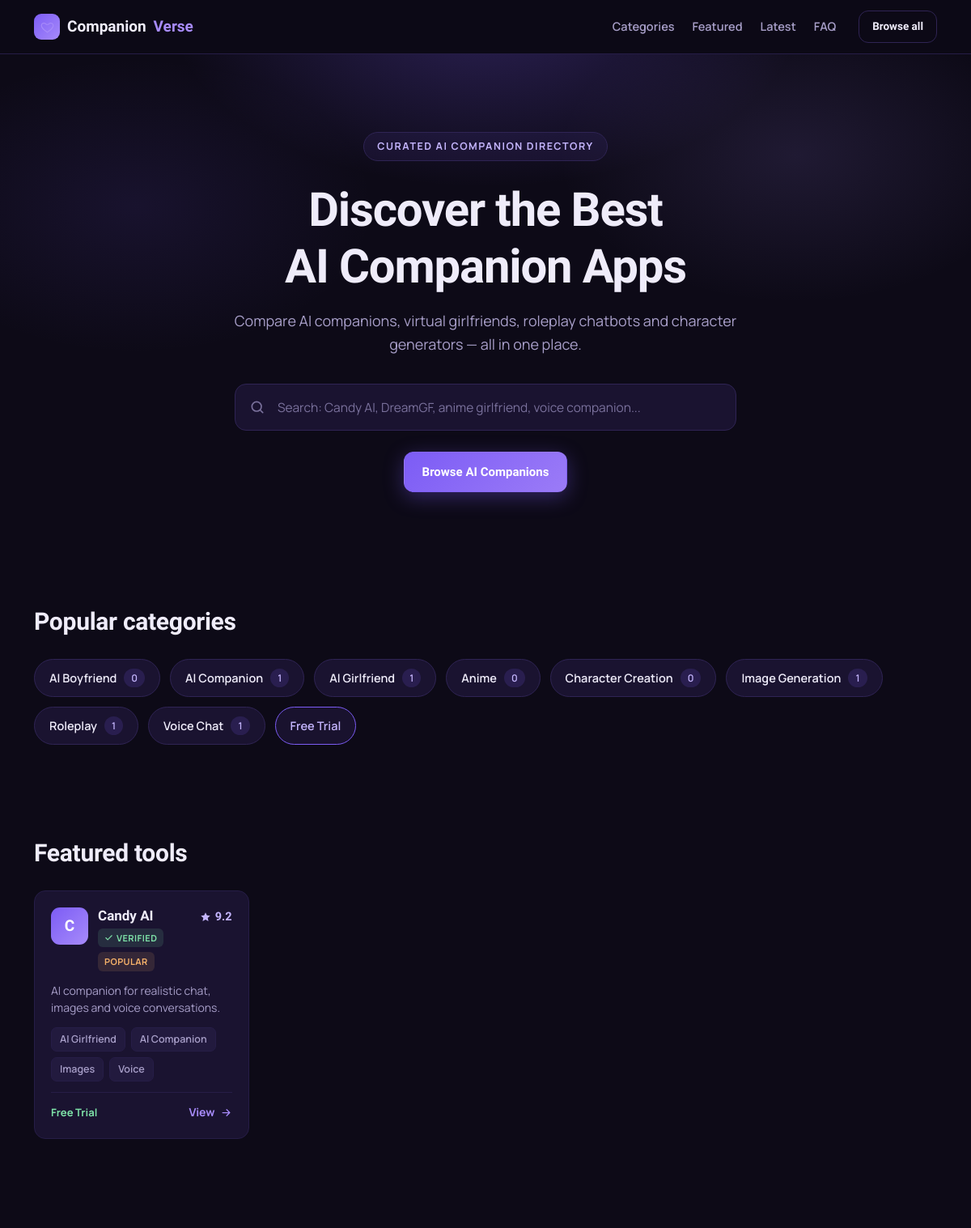
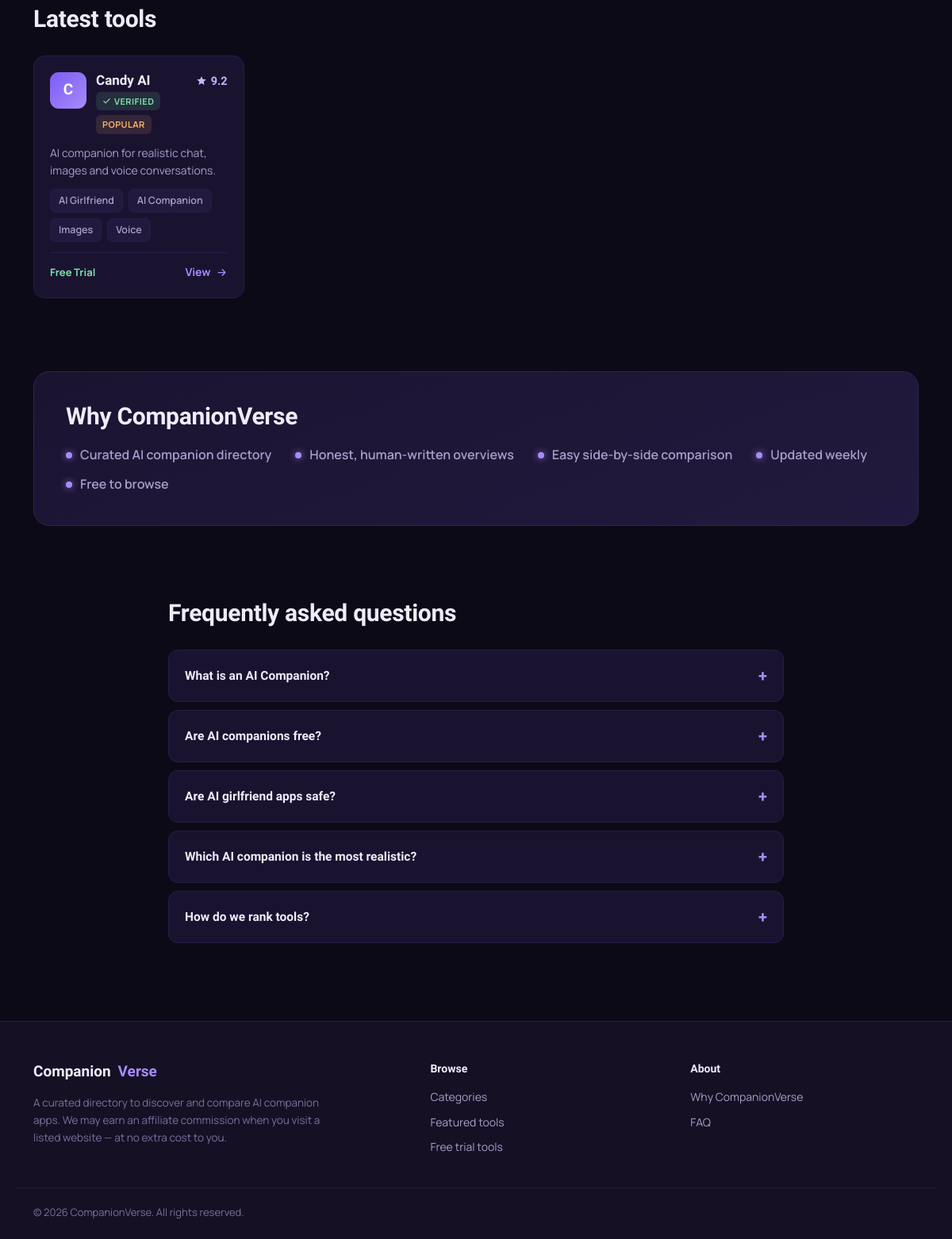
The page / on the database its author committed (2 pictures, top to bottom).
### tables this page shows
CREATE TABLE IF NOT EXISTS categories (
  id INT UNSIGNED AUTO_INCREMENT PRIMARY KEY,
  name VARCHAR(120) NOT NULL,
  slug VARCHAR(140) NOT NULL UNIQUE
);

CREATE TABLE IF NOT EXISTS tools (
  id INT UNSIGNED AUTO_INCREMENT PRIMARY KEY,
  name VARCHAR(120) NOT NULL,
  slug VARCHAR(140) NOT NULL UNIQUE,
  tagline VARCHAR(255) DEFAULT '',
  description TEXT,
  logo VARCHAR(500) DEFAULT '',
  hero_image VARCHAR(500) DEFAULT '',
  website_url VARCHAR(500) DEFAULT '',
  affiliate_link VARCHAR(500) DEFAULT '',
  editor_score DECIMAL(3,1) DEFAULT NULL,
  free_trial TINYINT(1) NOT NULL DEFAULT 0,
  featured TINYINT(1) NOT NULL DEFAULT 0,
  verified TINYINT(1) NOT NULL DEFAULT 0,
  is_new TINYINT(1) NOT NULL DEFAULT 0,
  is_popular TINYINT(1) NOT NULL DEFAULT 0,
  created_at TIMESTAMP DEFAULT CURRENT_TIMESTAMP
);

### includes/db.php (called while the page is built, shortened)
<?php
function db(): PDO {
    static $pdo = null;
    if ($pdo === null) {
        try {
            $pdo = new PDO(
                'mysql:host=' . DB_HOST . ';dbname=' . DB_NAME . ';charset=utf8mb4',
                DB_USER,
                DB_PASS,
                [
                    PDO::ATTR_ERRMODE => PDO::ERRMODE_EXCEPTION,
                    PDO::ATTR_DEFAULT_FETCH_MODE => PDO::FETCH_ASSOC,
                ]
            );
        } catch (PDOException $e) {
            http_response_code(500);
            die('Database connection failed. Check credentials in config.php');
        }
    }
    return $pdo;
}
function esc($s): string {
    return htmlspecialchars((string)$s, ENT_QUOTES, 'UTF-8');
}
function getToolBadges(int $toolId, int $limit = 5): array {
    $st = db()->prepare('SELECT label FROM badges WHERE tool_id = ? ORDER BY sort_order, id LIMIT ' . (int)$limit);
    $st->execute([$toolId]);
    return array_column($st->fetchAll(), 'label');
}
function getTools(array $opts = []): array {
    $where = [];
    $params = [];
    $join = '';
    if (!empty($opts['featured']))   $where[] = 'featured = 1';
    $sql = 'SELECT DISTINCT t.* FROM tools t' . $join;
    if ($where) $sql .= ' WHERE ' . implode(' AND ', $where);
    $sql .= ' ORDER BY t.featured DESC, t.created_at DESC';
    if (!empty($opts['limit'])) $sql .= ' LIMIT ' . (int)$opts['limit'];
    $st = db()->prepare($sql);
    $st->execute($params);
    return $st->fetchAll();
}
function getCategories(): array {
    return db()->query('SELECT c.*, (SELECT COUNT(*) FROM tool_categories tc WHERE tc.category_id = c.id) AS cnt FROM categories c ORDER BY c.name')->fetchAll();
}

### index.php (the view, shortened to what this page needs)
<?php
require_once __DIR__ . '/includes/db.php';
$featured = getTools(['featured' => 1, 'limit' => 8]);
$latest   = getTools(['limit' => 20]);
$cats     = getCategories();
require __DIR__ . '/includes/header.php';
?>
<section class="hero">
  <div class="hero-glow" aria-hidden="true"></div>
  <div class="container hero-inner">
    <span class="eyebrow">Curated AI companion directory</span>
    <h1>Discover the Best<br>AI Companion Apps</h1>
    <p class="hero-sub">Compare AI companions, virtual girlfriends, roleplay chatbots and character generators — all in one place.</p>
    <div class="hero-search">
      <svg class="search-icon" viewBox="0 0 24 24" fill="none"><circle cx="11" cy="11" r="7" stroke="currentColor" stroke-width="2"/><path d="m20 20-3.5-3.5" stroke="currentColor" stroke-width="2" stroke-linecap="round"/></svg>
      <input type="text" id="site-search" placeholder="Search: Candy AI, DreamGF, anime girlfriend, voice companion..." autocomplete="off">
    </div>
    <a class="btn btn-primary" href="#latest">Browse AI Companions</a>
  </div>
</section>
<section class="section" id="categories">
  <div class="container">
    <h2 class="section-title">Popular categories</h2>
    <div class="cat-grid">
      <?php foreach ($cats as $c): ?>
        <a class="cat-pill" href="<?= SITE_URL ?>/category.php?slug=<?= esc($c['slug']) ?>">
          <?= esc($c['name']) ?><span class="cat-count"><?= (int)$c['cnt'] ?></span>
        </a>
      <?php endforeach; ?>
      <a class="cat-pill cat-pill-accent" href="<?= SITE_URL ?>/category.php?free=1">Free Trial</a>
    </div>
  </div>
</section>
<?php if ($featured): ?>
<section class="section" id="featured">
  <div class="container">
    <h2 class="section-title">Featured tools</h2>
    <div class="tool-grid">
      <?php foreach ($featured as $t) include __DIR__ . '/includes/tool-card.php'; ?>
    </div>
  </div>
</section>
<?php endif; ?>
<section class="section" id="latest">
  <div class="container">
    <h2 class="section-title">Latest tools</h2>
    <?php if ($latest): ?>
      <div class="tool-grid">
        <?php foreach ($latest as $t) include __DIR__ . '/includes/tool-card.php'; ?>
      </div>
    <?php else: ?>
      <p class="empty-note">No tools added yet. Add your first tool in the management panel.</p>
    <?php endif; ?>
  </div>
</section>
<section class="section section-tight" id="why">
  <div class="container">
    <div class="why-box">
      <h2 class="section-title">Why CompanionVerse</h2>
      <ul class="why-list">
        <li>Curated AI companion directory</li>
        <li>Honest, human-written overviews</li>
        <li>Easy side-by-side comparison</li>
        <li>Updated weekly</li>
        <li>Free to browse</li>
      </ul>
    </div>
  </div>
</section>
<section class="section" id="faq">
  <div class="container container-narrow">
    <h2 class="section-title">Frequently asked questions</h2>
    <div class="faq-list">
      <details class="faq-item">
        <summary>What is an AI Companion?</summary>
      </details>
      <details class="faq-item">
        <summary>Are AI companions free?</summary>
      </details>
      <details class="faq-item">
        <summary>Are AI girlfriend apps safe?</summary>
      </details>
      <details class="faq-item">
        <summary>Which AI companion is the most realistic?</summary>
      </details>
      <details class="faq-item">
        <summary>How do we rank tools?</summary>
      </details>
    </div>
  </div>
</section>
<?php require __DIR__ . '/includes/footer.php'; ?>

### includes/header.php (shortened to what this page needs)
<?php
require_once __DIR__ . '/db.php';
?>
<!DOCTYPE html>
<html lang="en">
<head>
<link rel="stylesheet" href="<?= SITE_URL ?>/assets/style.css">
</head>
<body>
<header class="site-header">
  <div class="container header-inner">
    <a class="logo" href="<?= SITE_URL ?>/index.php">
      <span class="logo-mark" aria-hidden="true">
        <svg viewBox="0 0 24 24" fill="none"><path d="M12 21s-7.5-4.6-9.7-9.2C.7 8.4 2.6 5 6 5c2 0 3.4 1 4.3 2.4h3.4C14.6 6 16 5 18 5c3.4 0 5.3 3.4 3.7 6.8C19.5 16.4 12 21 12 21Z" stroke="currentColor" stroke-width="1.7" stroke-linejoin="round"/></svg>
      </span>
      Companion<span>Verse</span>
    </a>
    <nav class="main-nav">
      <a href="<?= SITE_URL ?>/index.php#categories">Categories</a>
      <a href="<?= SITE_URL ?>/index.php#featured">Featured</a>
      <a href="<?= SITE_URL ?>/index.php#latest">Latest</a>
      <a href="<?= SITE_URL ?>/index.php#faq">FAQ</a>
    </nav>
    <a class="btn btn-ghost btn-sm" href="<?= SITE_URL ?>/index.php#latest">Browse all</a>
  </div>
</header>
<main>

### includes/tool-card.php (shortened to what this page needs)
<?php
$cardBadges = getToolBadges((int)$t['id'], 4);
?>
<a class="tool-card" href="<?= SITE_URL ?>/tool.php?slug=<?= esc($t['slug']) ?>">
  <div class="tool-card-top">
    <?php if ($t['logo']): ?>
      <img class="tool-logo" src="<?= esc($t['logo']) ?>" alt="<?= esc($t['name']) ?> logo" loading="lazy">
    <?php else: ?>
      <span class="tool-logo tool-logo-fallback"><?= esc(mb_strtoupper(mb_substr($t['name'], 0, 1))) ?></span>
    <?php endif; ?>
    <div class="tool-card-title">
      <h3><?= esc($t['name']) ?></h3>
      <div class="tool-flags">
        <?php if ($t['verified']): ?><span class="flag flag-verified"><svg viewBox="0 0 24 24" fill="none"><path d="M20 6 9 17l-5-5" stroke="currentColor" stroke-width="2.4" stroke-linecap="round" stroke-linejoin="round"/></svg>Verified</span><?php endif; ?>
        <?php if ($t['is_popular']): ?><span class="flag flag-hot">Popular</span><?php endif; ?>
      </div>
    </div>
    <?php if ($t['editor_score'] !== null && $t['editor_score'] !== ''): ?>
      <span class="score"><svg viewBox="0 0 24 24" fill="currentColor"><path d="m12 2 2.9 6.3 6.9.8-5.1 4.7 1.4 6.8L12 17l-6.1 3.6 1.4-6.8L2.2 9.1l6.9-.8L12 2Z"/></svg><?= esc($t['editor_score']) ?></span>
    <?php endif; ?>
  </div>
  <p class="tool-tagline"><?= esc($t['tagline']) ?></p>
  <div class="tool-badges">
    <?php foreach ($cardBadges as $b): ?><span class="chip"><?= esc($b) ?></span><?php endforeach; ?>
  </div>
  <div class="tool-card-bottom">
    <span class="price-hint"><?= $t['free_trial'] ? 'Free Trial' : 'Paid' ?></span>
    <span class="view-link">View <svg viewBox="0 0 24 24" fill="none"><path d="M5 12h14m-6-6 6 6-6 6" stroke="currentColor" stroke-width="2" stroke-linecap="round" stroke-linejoin="round"/></svg></span>
  </div>
</a>

### includes/footer.php (shortened to what this page needs)
</main>
<footer class="site-footer">
  <div class="container footer-inner">
    <div class="footer-brand">
      <a class="logo" href="<?= SITE_URL ?>/index.php">Companion<span>Verse</span></a>
      <p>A curated directory to discover and compare AI companion apps. We may earn an affiliate commission when you visit a listed website — at no extra cost to you.</p>
    </div>
    <div class="footer-col">
      <h4>Browse</h4>
      <a href="<?= SITE_URL ?>/index.php#categories">Categories</a>
      <a href="<?= SITE_URL ?>/index.php#featured">Featured tools</a>
      <a href="<?= SITE_URL ?>/category.php?free=1">Free trial tools</a>
    </div>
    <div class="footer-col">
      <h4>About</h4>
      <a href="<?= SITE_URL ?>/index.php#why">Why CompanionVerse</a>
      <a href="<?= SITE_URL ?>/index.php#faq">FAQ</a>
    </div>
  </div>
  <div class="container footer-bottom">
    <span>&copy; <?= date('Y') ?> <?= esc(SITE_NAME) ?>. All rights reserved.</span>
  </div>
</footer>
</body>
</html>

### rows shown on the page
categories: name "AI Boyfriend", cnt "0"
categories: name "AI Companion", cnt "1"
categories: name "AI Girlfriend", cnt "1"
categories: name "Anime", cnt "0"
categories: name "Character Creation", cnt "0"
categories: name "Image Generation", cnt "1"
categories: name "Roleplay", cnt "1"
categories: name "Voice Chat", cnt "1"
tools: name "C", name "Candy AI", verified 1 (drawn), is_popular "POPULAR", editor_score "9.2", tagline "AI companion for realistic chat, images and voice conversations.", b "AI Girlfriend", b "AI Companion", b "Images", b "Voice", free_trial "Free Trial"

### other values the page prints
SITE_NAME "CompanionVerse"
